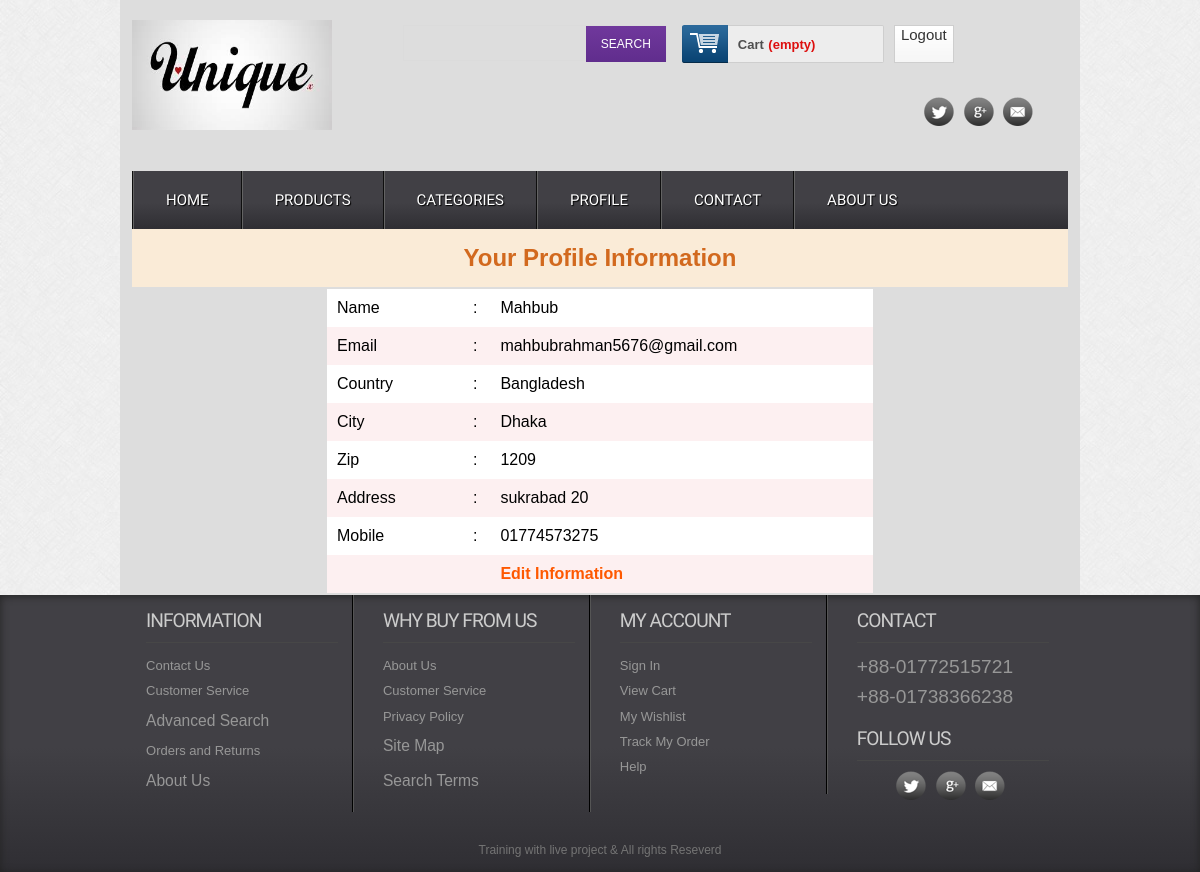
Page /Profile.php (signed in) on the committed database.
### tables this page shows
CREATE TABLE `tbl_customer` (
  `id` int(11) NOT NULL,
  `name` varchar(100) NOT NULL,
  `address` text NOT NULL,
  `city` varchar(50) NOT NULL,
  `country` varchar(50) NOT NULL,
  `zip` varchar(50) NOT NULL,
  `phone` varchar(30) NOT NULL,
  `email` varchar(70) NOT NULL,
  `password` varchar(32) NOT NULL
);

### classes/Customer.php (called while the page is built, shortened)
<?php
$filepath = realpath(dirname(__FILE__));
require_once ($filepath .'/../lib/Database.php');
?>
<?php
class Customer {
    private $db;
    public function __construct() {
        $this->db = new Database();
    }
    public function getCustomerDetails($customerId){
        $query = "SELECT * FROM tbl_customer WHERE id='$customerId'";
        $result = $this->db->select($query)->fetch_assoc();
        return $result;
    }
}
?>

### lib/Database.php (called while the page is built, shortened)
<?php
Class Database {
    public $host = DB_HOST;
    public $user = DB_USER;
    public $pass = DB_PASS;
    public $dbname = DB_NAME;
    public $link;
    private function connectDB() {
        $this->link = new mysqli($this->host, $this->user, $this->pass, $this->dbname);
        $this->link->set_charset("utf8");
    }
    public function select($query) {
        $result = $this->link->query($query) or die($this->link->error . __LINE__);
        if ($result->num_rows > 0) {
            return $result;
        } else {
            return false;
        }
    }
}

### lib/Session.php (called while the page is built, shortened)
<?php
class Session{
    public static function get($key){
        if(isset($_SESSION[$key])){
            return $_SESSION[$key];
        }
        else{
            return false;
        }
    }
}
?>

### profile.php (the view, shortened to what this page needs)
<?php require_once("inc/header.php"); ?>
<div class="main">
<h2 class="headingInfo">Your Profile Information</h2>
    <?php
        $customerId = Session::get("userId");
        $customer = $cmr->getCustomerDetails($customerId);
        if($customer){
            extract($customer);
    ?>
    <table class="tblone design">
        <tr>
            <td width="25%">Name</td>
            <td width="5%">:</td>
            <td>
                <?=$name;?>
            </td>
        </tr>
        <tr>
            <td width="25%">Email</td>
            <td width="5%">:</td>
            <td>
                <?=$email;?>
            </td>
        </tr>
        <tr>
            <td width="25%">Country</td>
            <td width="5%">:</td>
            <td>
                <?=$country;?>
            </td>
        </tr>
        <tr>
            <td width="25%">City</td>
            <td width="5%">:</td>
            <td>
                <?=$city;?>
            </td>
        </tr>
        <tr>
            <td width="25%">Zip</td>
            <td width="5%">:</td>
            <td>
                <?=$zip;?>
            </td>
        </tr>
        <tr>
            <td width="25%">Address</td>
            <td width="5%">:</td>
            <td>
                <?=$address?>
            </td>
        </tr>
        <tr>
            <td width="25%">Mobile</td>
            <td width="5%">:</td>
            <td>
                <?=$phone;?>
            </td>
        </tr>
        <tr>
            <td></td>
            <td></td>
            <td><a href="editProfile.php?customerId=<?=Session::get("userId");?>">Edit Information</a></td>
        </tr>
        <?php } ?>
    </table>
</div>
</div>
<?php require_once("inc/footer.php"); ?>

### css/style.css (style rules this page uses)
html,body,div,span,applet,object,iframe,h1,h2,h3,h4,h5,h6,p,blockquote,pre,a,abbr,acronym,address,big,cite,code,del,dfn,em,img,ins,kbd,q,s,samp,small,strike,strong,sub,sup,tt,var,b,u,i,dl,dt,dd,ol,nav ul,nav li,fieldset,form,label,legend,table,caption,tbody,tfoot,thead,tr,th,td,article,aside,canvas,details,embed,figure,figcaption,footer,header,hgroup,menu,nav,output,ruby,section,summary,time,mark,audio,video { margin:0;padding:0;border:0;font-size:100%;font:inherit;vertical-align:baseline; }
table { border-collapse:collapse;border-spacing:0; }
a { text-decoration:none; }
body { font-family:Arial, Helvetica, sans-serif; background:url(../images/body_bg3.jpg); }
.tblone { border: 1px solid #fff; margin-bottom: 12px; width: 100%; }
.tblone td { padding:10px;text-align:center; }
table.tblone tr:nth-child(2n+1) { background:#fff;height:30px; }
table.tblone tr:nth-child(2n) { background:#fdf0f1;height:30px; }
table.tblone a { color: #fe5800; font-weight: bold; text-decoration: none; }

### profile.php (style rules this page uses)
.design { width: 550px; margin: 0 auto; border: 2px solid #ddd; }
.design tr td { text-align: justify; }
.headingInfo { margin: 0 auto; background-color: antiquewhite; padding: 15px 0; font-size: x-large; font-weight: 700; color: chocolate; text-align: center; }

### rows in the picture
tbl_customer: name "Mahbub", email "mahbubrahman5676@gmail.com", country "Bangladesh", city "Dhaka", zip "1209", address "sukrabad 20", phone "01774573275"
